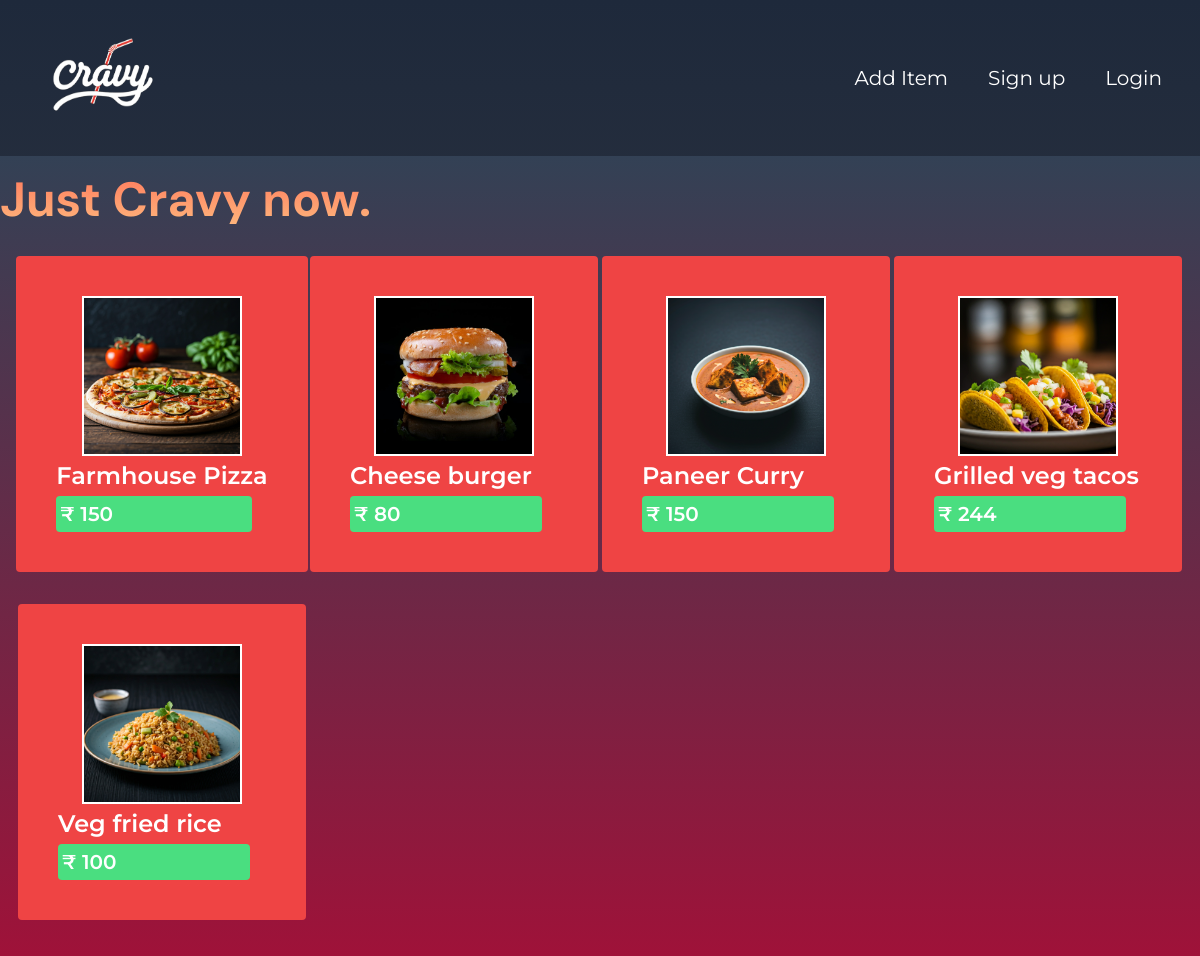
Before: / with the older database file.
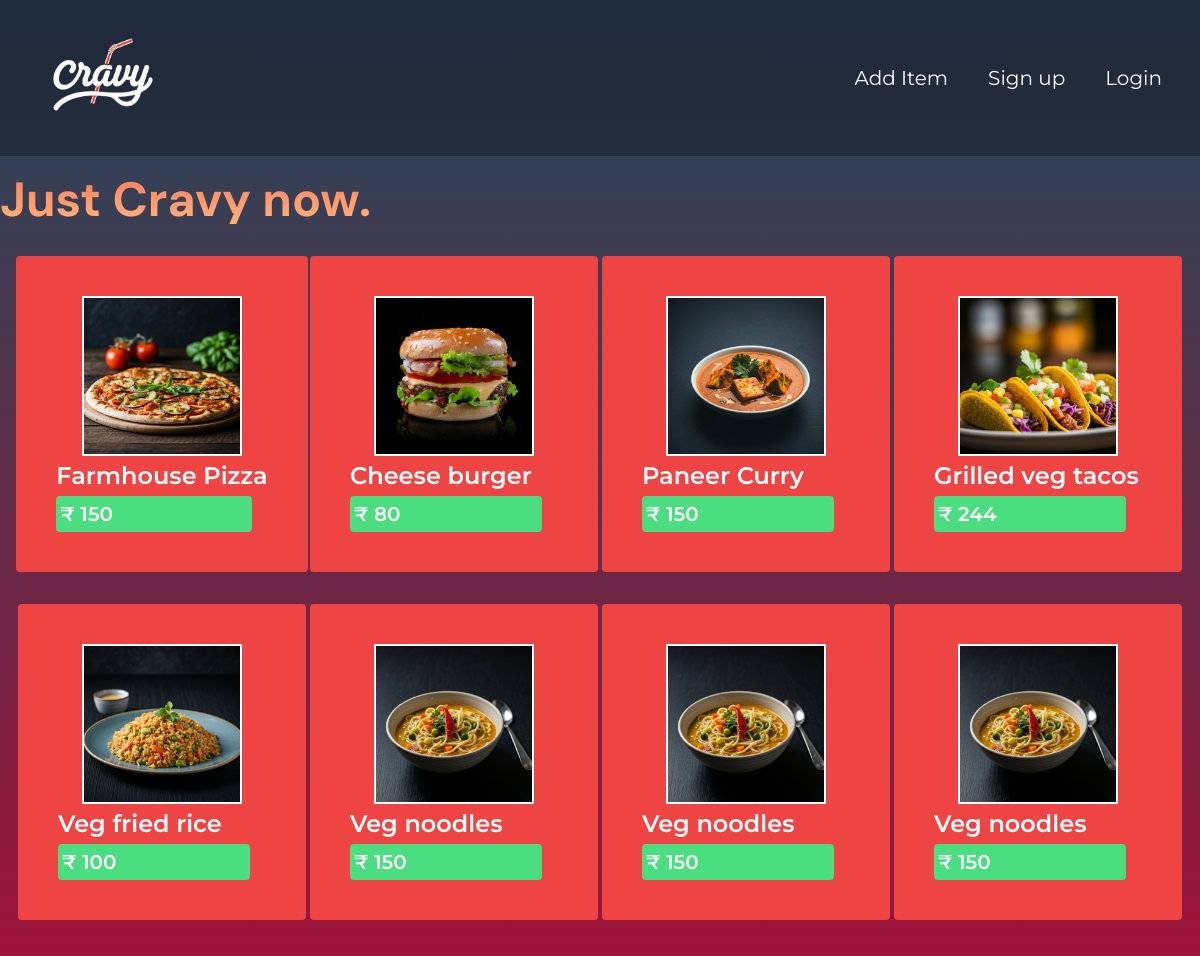
After: the same page with the newer database file.
### food/models.py (models this page shows, shortened)
class Item(models.Model):
    name = models.CharField(max_length= 255)
    description = models.CharField(max_length= 255)
    price = models.IntegerField()
    image = models.ImageField(upload_to = 'product_images/', null= True)
    posted_by = models.ForeignKey(User, on_delete = models.CASCADE, default=1)

### food/views.py (the view)
# urls.py: path('', views.IndexListView.as_view(), name='home'), # custom class view
class IndexListView(ListView):
    model = Item  # Model from which the view fetches objects to show as list
    template_name ='index.html' # which template to use to display this list.
    context_object_name = 'items' # If we dont specify this django will

### food/templates/index.html
{% extends 'master.html' %}
{% block content %}
    <h1 class="welcome text-5xl mx-auto  m-4 mb-2 font-bold m ">
       Just Cravy now.
    </h1>
    <div class=" m-4 grid md:grid-cols-4 justify-center items-center ">
            {% for item in items %}
            <div class="min-w-72 bg-red-500 mx-auto my-4 p-10 rounded transition delay-60 hover:-translate-y-2
                                    hover:scale-110 hover:border-white hover:text-amber-300 hover:bg-red-500">
                <a href=" {% url 'food:item_details' item.id %}">
                    <img class=" h-40 mx-auto border-white border-2 " src="{{item.image.url}}" alt="">
                    <p class="text-wrap text-2xl py-1 font-semibold"> {{item.name}} </p>
                    <p class=" bg-green-400 text-xl font-semibold rounded p-1 mr-4">
                            &#8377 {{item.price}} </p>
                </a>
            </div>
            {% endfor %}
    </div>
{% endblock %}

### food/templates/master.html (shortened to what this page needs)
{% load static %}
<!DOCTYPE html>
<html lang="en">
<head>
    <script src="https://cdn.tailwindcss.com"></script>
</head>
<body class=" text-white flex flex-col bg-gradient-to-b from-slate-800 to-zinc-700 bg-no-repeat
    min-h-screen">
    <nav class="md:flex flex-row m-4 px-4 py-3 text-xl gap-7  items-center">
        <a href="{% url 'food:home' %}" class=" border-2 border-transparent
                    transition delay-60 hover:-translate-y-1  hover:border-white rounded ">
            <img class="w-32 h-24" src="{% static 'logo3.png' %}" alt="">
        </a>
        <a href="{% url 'food:add_item' %}" class="border-2 border-transparent ml-auto p-1
                    transition delay-75 hover:-translate-y-2 hover:scale-110 hover:border-white rounded ">
            Add Item
        </a>
    {% if user.is_authenticated %}
        <div class="flex flex-col bg-slate-700  p-2 text-center rounded-md ">
            {{user.username}}
            <a href="{% url 'users:profile' %}"  class="border-2 border-transparent p-1 my-2
                transition delay-75 hover:scale-105 hover:border-white rounded mx-auto min-w-48
                bg-slate-500 ">
                Dashboard
            </a>
            <form action="{% url 'users:logout' %}" method="post">
                {% csrf_token %}
                <button type="submit" class="border-2 border-transparent  p-1 bg-slate-500
                        transition delay-75  min-w-48 mx-auto hover:scale-105 hover:border-white rounded">
                    Logout
                </button>
            </form>
        </div>
    {% else %}
        <a href="{% url 'users:signup' %}" class="border-2 border-transparent p-1
             transition delay-75 hover:-translate-y-2 hover:scale-110 hover:border-white rounded ">
            Sign up
        </a>
        <a href="{% url 'users:login' %}" class="border-2 border-transparent p-1
            transition delay-75 hover:-translate-y-2 hover:scale-110 hover:border-white rounded ">
            Login
        </a>
    {% endif %}
    </nav>
    <div class="bg-gradient-to-b py-1 from-slate-700 to-rose-800">
    {% block content %}{% endblock %}
    </div>
</body>
</html>

### food/templates/master.html (style rules this page uses)
body { font-family: "Montserrat", sans-serif; }
.welcome { background:linear-gradient(to bottom, #ff7e5f, #feb47b); -webkit-background-clip: text; -webkit-text-fill-color: transparent; font-family: "DM Sans", sans-serif; }

Changed rows visible on the page:
added Item: image (picture), name "Veg noodles", price "150"
added Item: image (picture), name "Veg noodles", price "150"
added Item: image (picture), name "Veg noodles", price "150"
